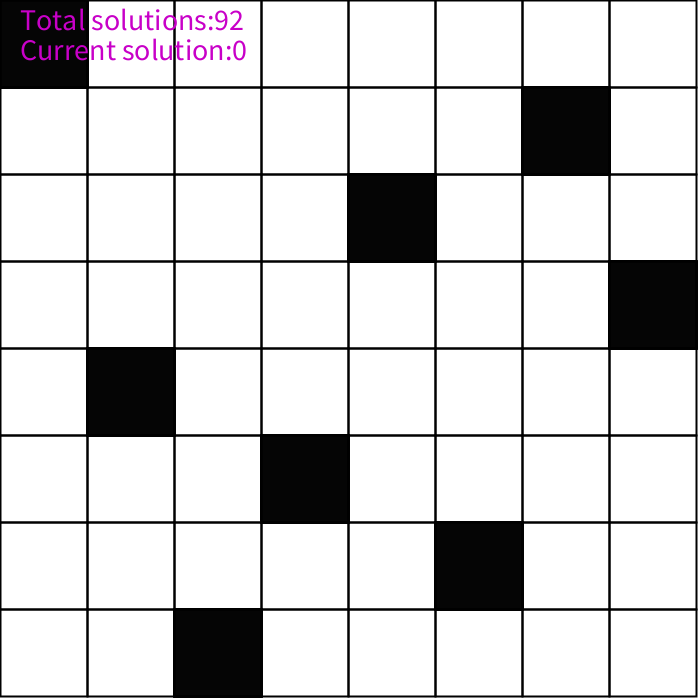
Frame 1 (no input)
Frame 60 (the mouse pressed at the canvas centre just before this capture): identical to frame 1, image omitted
Frame 120 (the mouse held since frame 60 and released just before this capture): identical to frame 1, image omitted

The Processing sketch that drew this single still picture (run headless with seeded random() and noise(); from frame 60 on, the mouse is pressed at the canvas centre):

// Processing sketch: NQueens
// ── NQueens.pde
import java.util.*;

int[] queens;
int currentSolution = 0;
int currentSolutionIndex = 0;

int N = 8;
ArrayList<int[]> solutions;
int numOfSolutions = 0;
float spacing;
void setup() {
  size(700, 700);
  queens = new int[N];
  spacing = width / N;
  for (int i = 0; i < queens.length; i++) {
    queens[i] = i;
  } 

  solutions = new ArrayList<int[]>();
  enumerate(0);
  println("Number of solutions for "+N+" queens is:"+numOfSolutions);
} 

void process() {
  numOfSolutions++;
  int[] solutionArr = new int[N];
  for (int i = 0; i < solutionArr.length; i++) {
    solutionArr[i] = queens[i];
    //println("(row, col)=("+i, solutionArr[i]+")");
  } 
  solutions.add(solutionArr);
  println(Arrays.toString(queens));
} 

void enumerate(int k) {
  if (k == N) {
    process();
    return;
  } 
  for (int i = k; i < N; i++) {
    swap(k, i);
    if (!isvalid(k)) {
      enumerate(k + 1);
    } 
    swap(k, i);
  }
} 

boolean isvalid(int k) {
  for (int i = 0; i < k; i++) {
    if (abs(queens[i] - queens[k]) == (k - i)) return true;
  } 
  return false;
} 

void swap(int aI, int bI) {
  int temp = queens[aI];
  queens[aI] = queens[bI];
  queens[bI] = temp;
} 

void draw() {
  background(255);
  int[] solutionSet = solutions.get(currentSolutionIndex);
  for (int i = 0; i < N; i++) {
    int col = i;
    int row = solutionSet[col];
    //println("Col no:"+col+", Row no:"+row);
    for (int j = 0; j < N; j++) {
      //if (col == j && row == i) {
      //  fill(0, 100);
      //} else {
      //  noFill();
      //} 
      noFill();
      stroke(0);
      strokeWeight(2);
      rect(j * spacing, i * spacing, spacing, spacing);
      fill(0, 100);
      stroke(0);
      strokeWeight(2);
      rect(col * spacing, row * spacing, spacing, spacing);
    }
  } 
  fill(200, 0, 200);
  textSize(30);
  text("Total solutions:"+numOfSolutions, 20, 30);
  text("Current solution:"+currentSolutionIndex, 20, 60);
  //noLoop();
} 

void keyPressed() {
  currentSolution++;
  currentSolutionIndex = currentSolution % numOfSolutions;
} 
